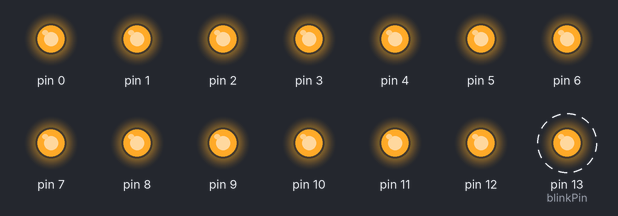
Bench run of a sketch on a simulated Arduino Uno, built with avr-gcc and run on an emulated ATmega328P. On the bench: output pins drawn as LEDs (lit = HIGH). Dashed ring = blinking.

Above: at 0.5 s.
Timing chart, 0 to 4.6 s (numbered marks = the images above):
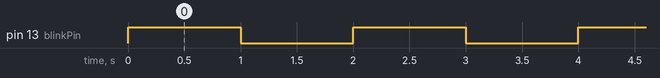

Measured:
- by itself, pin 13 (blinkPin): alternates HIGH for 1.0 s and LOW for 1.0 s

The sketch:

Arduino_TestPins_code.ino
```cpp
#define pinNumber 69
#define blinkPin 13
void setup() {
  // put your setup code here, to run once:
  for(byte pin = 0;pin <= pinNumber;pin++)
  {
    pinMode(pin,OUTPUT);
    digitalWrite(pin,HIGH);
  }
}

void loop() {
  // put your main code here, to run repeatedly:
  digitalWrite(blinkPin,HIGH);
  delay(1000);
  digitalWrite(blinkPin,LOW);
  delay(1000);
}
```
